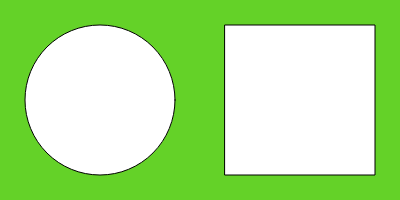
Frame 1 (no input)
Frame 60 (no input): identical to frame 1, image omitted
Frame 120 (the mouse pressed at the canvas centre since frame 60): identical to frame 1, image omitted

The p5.js sketch that drew this single still picture (run headless with seeded random() and noise() and a simulated clock; from frame 60 on, the mouse is pressed at the canvas centre):

// p5.js sketch
// ── sketch.js
function setup() {
  createCanvas(400, 200);
}

function draw() {
  background(220);
  background(100, 210, 40);
  
  circle(100, 100, 150);
  square(225, 25, 150);
}
